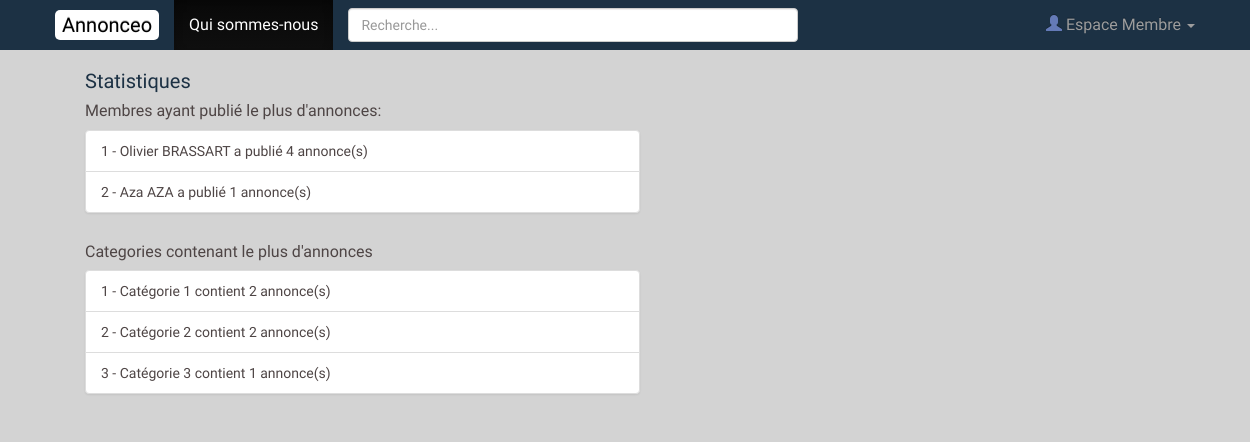
/php/back_office/statistiques.php, run on the app's committed database.
### tables this page shows
CREATE TABLE `membre` (
  `id_membre` int(3) NOT NULL,
  `pseudo` varchar(20) NOT NULL,
  `mdp` varchar(60) NOT NULL,
  `nom` varchar(20) NOT NULL,
  `prenom` varchar(20) NOT NULL,
  `telephone` varchar(20) NOT NULL,
  `email` varchar(50) NOT NULL,
  `civilite` enum('m','f') NOT NULL,
  `statut` int(1) NOT NULL,
  `date_enregistrement` datetime NOT NULL DEFAULT CURRENT_TIMESTAMP
);

CREATE TABLE `categorie` (
  `id_categorie` int(3) NOT NULL,
  `titre` varchar(255) NOT NULL,
  `motscles` text NOT NULL
);

### php/back_office/statistiques.php (the view)
<?php
require_once('../../php_inc/init.php');
require_once('../../php_inc/header.php');
$resul=$pdo->query('select count(id_annonce), mem.prenom,mem.nom,mem.id_membre,ann.membre_id
from membre mem,
annonce ann
where ann.membre_id=mem.id_membre
group by prenom
order by id_annonce asc
');
$resul1=$pdo->query('SELECT count(id_categorie) as nb_annonces, cat.titre,cat.id_categorie,ann.categorie_id from
categorie cat,
annonce ann
where cat.id_categorie=ann.categorie_id
group by id_categorie');
?>
 <div class="row">
    <div class="col-md-6">
        <h2 class="">Statistiques</h2>
        <h3 class="publie">Membres ayant publié le plus d'annonces:</h3>
        <ul class="list-group publie">
            <?php
            $i=1;
                while($membres=$resul->fetch(PDO::FETCH_ASSOC))
                {
                    echo'<li class="list-group-item">'.$i.' - '.$membres['prenom'].' '.$membres['nom'].' a publié '.$membres['count(id_annonce)'].' annonce(s)</li>';
                    $i++;
                }
            ?>
        </ul>
    </div>
</div>
<div class="row">
    <div class="col-md-6">
        <h3 class="publie">Categories contenant le plus d'annonces</h3>
        <ul class="list-group publie">
            <?php
            $i=1;
                while($annonces=$resul1->fetch(PDO::FETCH_ASSOC))
                {
                    echo'<li class="list-group-item">'.$i.' - '.$annonces['titre'].' contient '.$annonces['nb_annonces'].' annonce(s)</li>';
                    $i++;
                }
            ?>
        </ul>
    </div>
</div>

### assets/css/style.css (style rules this page uses)
body { background: lightgray; color: #4e4545; font-family: Play; min-height: 1350px; padding: 70px; }
h2 { margin: 0; font-size: 20px; color: #1C3144; }
h3 { font-size: 16px; margin: 10px 0; text-align: center; }
h3.publie { text-align: left; }
ul.publie { list-style-type: none; }

### data on the page
membre: prenom "Olivier", nom "BRASSART", count "4"
membre: prenom "Aza", nom "AZA", count "1"
categorie: titre "Catégorie 1", nb_annonces "2"
categorie: titre "Catégorie 2", nb_annonces "2"
categorie: titre "Catégorie 3", nb_annonces "1"
